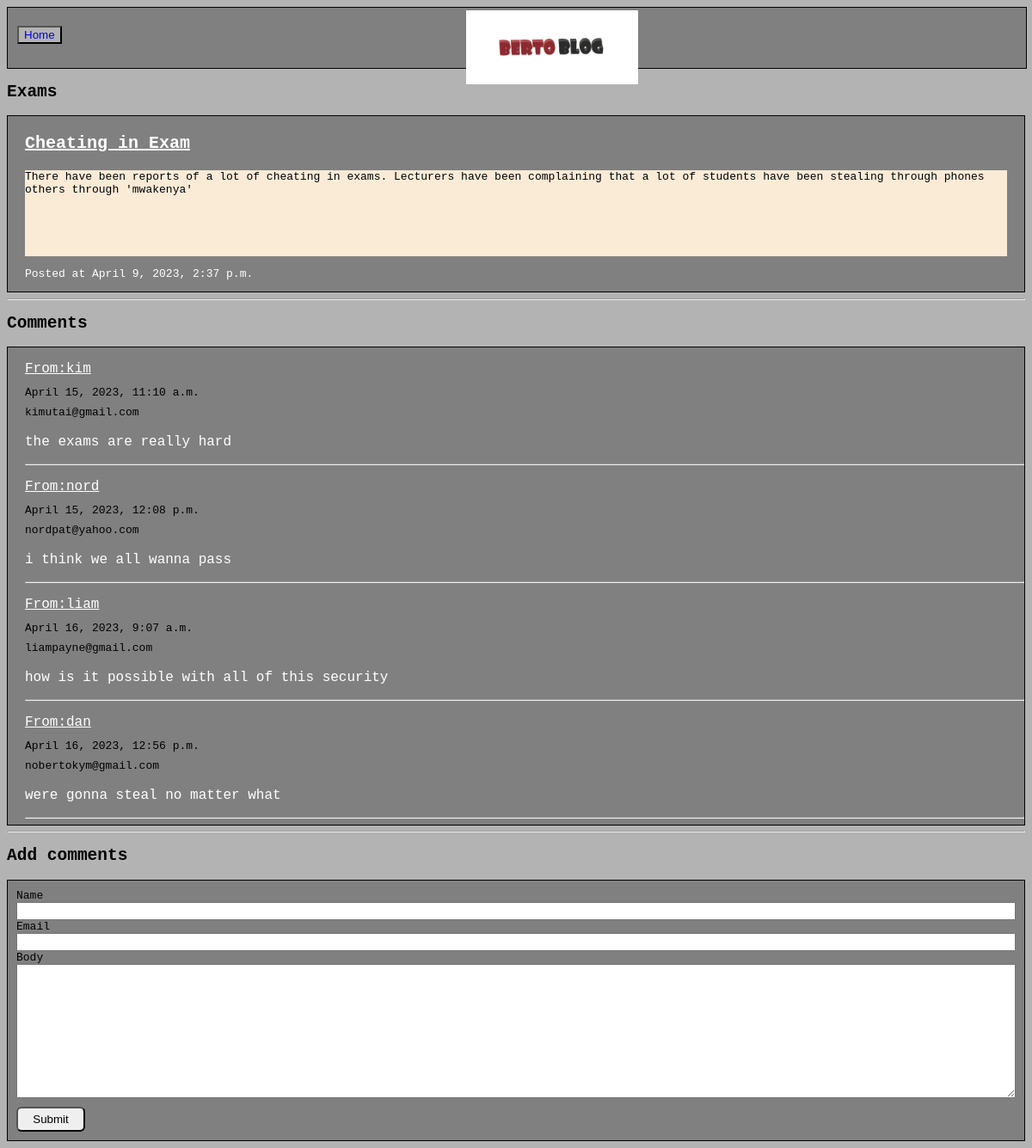
The app's page /exams/ with its own data.
### chat/models.py (models this page shows)
class Post(models.Model):
    title = models.CharField(max_length=350)
    slug = models.SlugField()
    intro = models.TextField()
    body = models.TextField()
    date_added = models.DateTimeField(auto_now_add=True)
    class Meta():
        ordering = ["-date_added"]

class Comments(models.Model):
    post = models.ForeignKey(Post, on_delete=models.CASCADE, related_name='comments')
    name = models.CharField(max_length=350)
    email = models.EmailField()
    body = models.TextField()
    date_added = models.DateTimeField(auto_now_add=True)
    class Meta():
        ordering = ["date_added"]

### chat/views.py (the view)
# urls.py: path('<slug:slug>/', details, name='details')
def details(request, slug):
    post = Post.objects.get(slug=slug)
    if request.method =='POST':
        form = CommentForm(request.POST)
        if form.is_valid():
            comment = form.save(commit=False)
            comment.post = post
            comment.save()
            return redirect('details', slug=post.slug)
    else:
        form = CommentForm()
    return render(request, 'chat/details.html', {'post':post, 'form':form})

### chat/forms.py
class CommentForm(forms.ModelForm):
    class Meta:
        model = Comments
        fields = ['name', 'email', 'body']

### chat/templates/chat/details.html (shortened to what this page needs)
{% extends 'chat/base.html' %}
{% block content %}
        <h1 class="detail-title">{{ post.title }}</h1>
    <div class="details-container">
        <p class="intro"><strong>{{post.intro}}</strong></p>
        <p class="post-body">{{post.body}}</p>
        <p class="date_added">Posted at {{post.date_added}}</p>
    </div>
    <hr>
    <h2>Comments</h2>
    <div class="comment_box">
        {% for comment in post.comments.all %}
            <p class="comment-name">From:{{comment.name}}</p><br> <p class="comment-date">{{ comment.date_added }}</p><br>
            <p class="comment-email">{{comment.email}}</p><br>
            <p class="comment-body">{{ comment.body}}</p>
            <hr>
            {% empty %}
            <p>No comments</p>
        {% endfor %}
    </div>
    <hr>
    <h2>Add comments</h2>
    <div class="add-comments">
        <form method="post" action=".">
            <label>Name</label>{{form.name}}
            <label>Email</label>{{form.email}}
            <label>Body</label>{{form.body}}
            <button class="comment-btn">Submit</button>
        </form>
    </div>
{% endblock %}

### chat/templates/chat/base.html (shortened to what this page needs)
<!DOCTYPE html>
<html lang="en">
    {% load static %}
<head>
    <link rel="stylesheet" href="{% static 'home.css' %}">
    <link rel="stylesheet" href="{% static 'details.css' %}">
</head>
<body>
    <nav class="navbar">
        <div class="title">
            <a href="" class="nav-item"><img src='{% static "BERTO.png" %}' alt=""></a>
        </div>
        <button class="home-btn"> <a href="{% url 'home' %}">Home</a></button>
    </nav>
    <section class="section">
        <div class="content">
            {% block content %}
            {% endblock %}
        </div>
    </section>
</body>
</html>

### chat/static/home.css (style rules this page uses)
body { background-color: rgb(179, 179, 179); }
img { background-color: gray; margin-top: -12px; width: 200px; }

### chat/static/details.css (style rules this page uses)
.details-container { background-color: gray; border-left: rgb(60, 255, 0) solid 3px; border: solid 1px black; }
.date_added { color: white; font-size: 13px; margin-left: 20px; }
.intro { color: white; font-size: 20px; margin-left: 20px; text-decoration: underline; }
.post-body { background-color: antiquewhite; margin-left: 20px; height: 100px; margin-right: 20px; }
.comment_box { background-color: gray; position: relative; border: solid 1px black; border-bottom: 1px solid black; padding-left: 20px; }
.comment-name { color: white; font-size: 16px; text-decoration: underline; }
.comment-email { margin-top: -20px }
.comment-date { margin-top: -20px; }
.comment-body { color: white; font-size: 16px; margin-top: -10px; }
.add-comments { background-color: gray; border: solid 1px black; padding: 10px; }
.comment-btn { padding: 5px; margin-top: 10px; width: 80px; border-radius: 6px; }
form { display: flex; flex-direction: column; }

### chat/templates/chat/base.html (style rules this page uses)
body { font-family: monospace; background-color: rgb(179, 179, 179);; }
.home-btn { background-color: rgb(179, 179, 179); float: right; left: 20px; position: absolute; top: 30px; color: blue; }
nav { width: 100%; background-color: gray; height: 70px; border: 1px solid black; }
a { text-decoration: none; }
.nav-item { position: relative; top: 15px; left: 45%; font-size: 30px; }

### records on screen
Post: title "Exams", intro "Cheating in Exam", body "There have been reports of a lot of cheating in exams. Lecturers have been complaining that a lot of students have been stealing through phones others through 'mwakenya'", date_added "April 9, 2023, 2:37 p.m."
Comments: name "kim", date_added "April 15, 2023, 11:10 a.m.", email "kimutai@gmail.com", body "the exams are really hard"
Comments: name "nord", date_added "April 15, 2023, 12:08 p.m.", email "nordpat@yahoo.com", body "i think we all wanna pass"
Comments: name "liam", date_added "April 16, 2023, 9:07 a.m.", email "liampayne@gmail.com", body "how is it possible with all of this security"
Comments: name "dan", date_added "April 16, 2023, 12:56 p.m.", email "nobertokym@gmail.com", body "were gonna steal no matter what"
